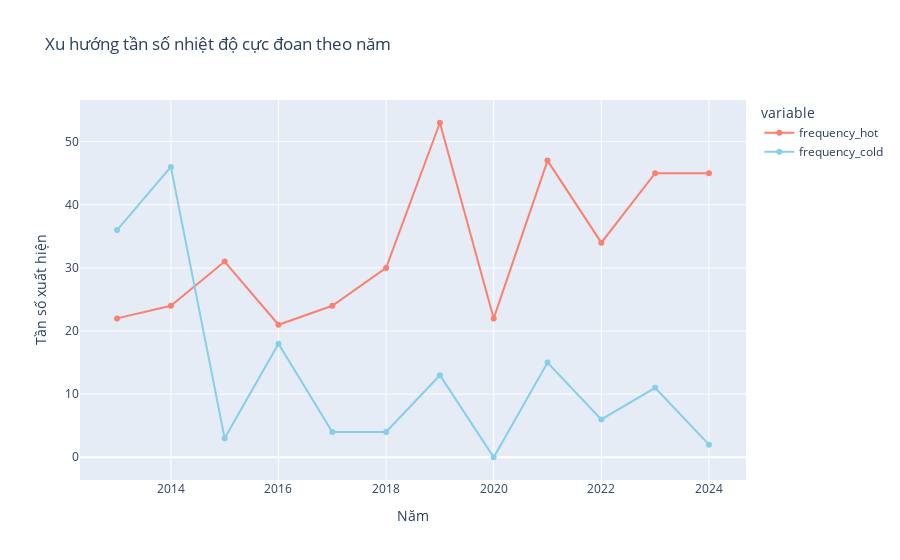

Here is the notebook cell this chart was saved with:
### Code cell
fig = px.line(
    df1,
    x='YEAR',
    y=['frequency_hot', 'frequency_cold'],
    labels={'value': 'Tần số xuất hiện', 'YEAR': 'Năm'},
    title='Xu hướng tần số nhiệt độ cực đoan theo năm',
    markers=True,
    color_discrete_sequence=['salmon', 'skyblue']
)
fig.show()

### Figure 1 — Plotly figure (JSON) as saved in the notebook; plotly's stock layout.template omitted (floating-point values rounded to 4 significant figures)
{"data": [{"hovertemplate": "variable=frequency_hot<br>Năm=%{x}<br>Tần số xuất hiện=%{y}<extra></extra>", "legendgroup": "frequency_hot", "line": {"color": "salmon", "dash": "solid"}, "marker": {"symbol": "circle"}, "mode": "lines+markers", "name": "frequency_hot", "orientation": "v", "showlegend": true, "type": "scatter", "x": [2013, 2014, 2015, 2016, 2017, 2018, 2019, 2020, 2021, 2022, 2023, 2024], "xaxis": "x", "y": [22, 24, 31, 21, 24, 30, 53, 22, 47, 34, 45, 45], "yaxis": "y"}, {"hovertemplate": "variable=frequency_cold<br>Năm=%{x}<br>Tần số xuất hiện=%{y}<extra></extra>", "legendgroup": "frequency_cold", "line": {"color": "skyblue", "dash": "solid"}, "marker": {"symbol": "circle"}, "mode": "lines+markers", "name": "frequency_cold", "orientation": "v", "showlegend": true, "type": "scatter", "x": [2013, 2014, 2015, 2016, 2017, 2018, 2019, 2020, 2021, 2022, 2023, 2024], "xaxis": "x", "y": [36, 46, 3, 18, 4, 4, 13, 0, 15, 6, 11, 2], "yaxis": "y"}], "layout": {"legend": {"title": {"text": "variable"}, "tracegroupgap": 0}, "title": {"text": "Xu hướng tần số nhiệt độ cực đoan theo năm"}, "xaxis": {"anchor": "y", "domain": [0, 1], "title": {"text": "Năm"}}, "yaxis": {"anchor": "x", "domain": [0, 1], "title": {"text": "Tần số xuất hiện"}}}}
